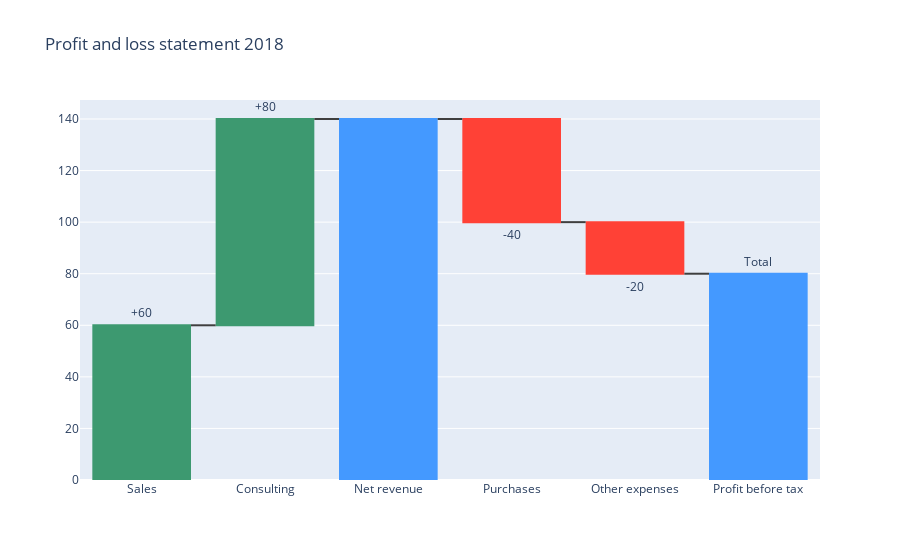

The notebook cell saved with this chart:
### Markdown cell above
### Gráficos de cascada

### Code cell
fig = go.Figure(go.Waterfall(
    name = "20", orientation = "v",
    measure = ["relative", "relative", "total", "relative", "relative", "total"],
    x = ["Sales", "Consulting", "Net revenue", "Purchases", "Other expenses", "Profit before tax"],
    textposition = "outside",
    text = ["+60", "+80", "", "-40", "-20", "Total"],
    y = [60, 80, 0, -40, -20, 0],
    connector = {"line":{"color":"rgb(63, 63, 63)"}},
))

fig.update_layout(
        title = "Profit and loss statement 2018"
)

fig.show()

### Figure 1 — Plotly figure (JSON) as saved in the notebook; plotly's stock layout.template omitted (floating-point values rounded to 4 significant figures)
{"data": [{"connector": {"line": {"color": "rgb(63, 63, 63)"}}, "measure": ["relative", "relative", "total", "relative", "relative", "total"], "name": "20", "orientation": "v", "text": ["+60", "+80", "", "-40", "-20", "Total"], "textposition": "outside", "type": "waterfall", "x": ["Sales", "Consulting", "Net revenue", "Purchases", "Other expenses", "Profit before tax"], "y": [60, 80, 0, -40, -20, 0]}], "layout": {"title": {"text": "Profit and loss statement 2018"}}}
